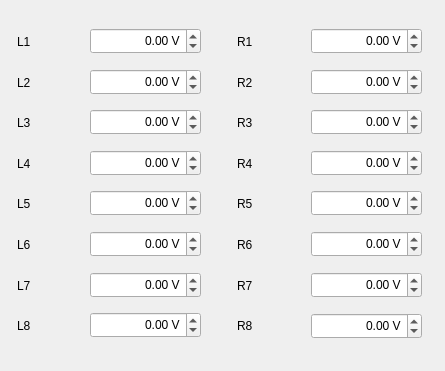
<?xml version="1.0" encoding="UTF-8"?>
<ui version="4.0">
 <class>Dialog</class>
 <widget class="QDialog" name="Dialog">
  <property name="geometry">
   <rect>
    <x>0</x>
    <y>0</y>
    <width>445</width>
    <height>371</height>
   </rect>
  </property>
  <property name="windowTitle">
   <string>Dialog</string>
  </property>
  <widget class="QPushButton" name="r8EnableBtn">
   <property name="enabled">
    <bool>true</bool>
   </property>
   <property name="geometry">
    <rect>
     <x>261</x>
     <y>308</y>
     <width>44</width>
     <height>35</height>
    </rect>
   </property>
   <property name="sizePolicy">
    <sizepolicy hsizetype="Minimum" vsizetype="Minimum">
     <horstretch>0</horstretch>
     <verstretch>0</verstretch>
    </sizepolicy>
   </property>
   <property name="minimumSize">
    <size>
     <width>41</width>
     <height>21</height>
    </size>
   </property>
   <property name="baseSize">
    <size>
     <width>41</width>
     <height>21</height>
    </size>
   </property>
   <property name="styleSheet">
    <string notr="true">QPushButton{
	background-color: none;
	border-radius: 5%;
}</string>
   </property>
   <property name="text">
    <string/>
   </property>
   <property name="icon">
    <iconset resource="buttons.qrc">
     <normaloff>:/toggle/off</normaloff>
     <normalon>:/toggle/on</normalon>:/toggle/off</iconset>
   </property>
   <property name="iconSize">
    <size>
     <width>40</width>
     <height>40</height>
    </size>
   </property>
   <property name="checkable">
    <bool>true</bool>
   </property>
   <property name="checked">
    <bool>false</bool>
   </property>
  </widget>
  <widget class="QLabel" name="label_17">
   <property name="geometry">
    <rect>
     <x>237</x>
     <y>308</y>
     <width>20</width>
     <height>35</height>
    </rect>
   </property>
   <property name="sizePolicy">
    <sizepolicy hsizetype="Preferred" vsizetype="Preferred">
     <horstretch>0</horstretch>
     <verstretch>0</verstretch>
    </sizepolicy>
   </property>
   <property name="text">
    <string>R8</string>
   </property>
   <property name="alignment">
    <set>Qt::AlignmentFlag::AlignLeading|Qt::AlignmentFlag::AlignLeft|Qt::AlignmentFlag::AlignVCenter</set>
   </property>
  </widget>
  <widget class="QLabel" name="label_12">
   <property name="geometry">
    <rect>
     <x>237</x>
     <y>105</y>
     <width>20</width>
     <height>35</height>
    </rect>
   </property>
   <property name="sizePolicy">
    <sizepolicy hsizetype="Preferred" vsizetype="Preferred">
     <horstretch>0</horstretch>
     <verstretch>0</verstretch>
    </sizepolicy>
   </property>
   <property name="text">
    <string>R3</string>
   </property>
   <property name="alignment">
    <set>Qt::AlignmentFlag::AlignLeading|Qt::AlignmentFlag::AlignLeft|Qt::AlignmentFlag::AlignVCenter</set>
   </property>
  </widget>
  <widget class="QLabel" name="label_15">
   <property name="geometry">
    <rect>
     <x>237</x>
     <y>227</y>
     <width>20</width>
     <height>35</height>
    </rect>
   </property>
   <property name="sizePolicy">
    <sizepolicy hsizetype="Preferred" vsizetype="Preferred">
     <horstretch>0</horstretch>
     <verstretch>0</verstretch>
    </sizepolicy>
   </property>
   <property name="text">
    <string>R6</string>
   </property>
   <property name="alignment">
    <set>Qt::AlignmentFlag::AlignLeading|Qt::AlignmentFlag::AlignLeft|Qt::AlignmentFlag::AlignVCenter</set>
   </property>
  </widget>
  <widget class="QPushButton" name="r7EnableBtn">
   <property name="enabled">
    <bool>true</bool>
   </property>
   <property name="geometry">
    <rect>
     <x>261</x>
     <y>268</y>
     <width>44</width>
     <height>34</height>
    </rect>
   </property>
   <property name="sizePolicy">
    <sizepolicy hsizetype="Minimum" vsizetype="Minimum">
     <horstretch>0</horstretch>
     <verstretch>0</verstretch>
    </sizepolicy>
   </property>
   <property name="minimumSize">
    <size>
     <width>41</width>
     <height>21</height>
    </size>
   </property>
   <property name="baseSize">
    <size>
     <width>41</width>
     <height>21</height>
    </size>
   </property>
   <property name="styleSheet">
    <string notr="true">QPushButton{
	background-color: none;
	border-radius: 5%;
}</string>
   </property>
   <property name="text">
    <string/>
   </property>
   <property name="icon">
    <iconset resource="buttons.qrc">
     <normaloff>:/toggle/off</normaloff>
     <normalon>:/toggle/on</normalon>:/toggle/off</iconset>
   </property>
   <property name="iconSize">
    <size>
     <width>40</width>
     <height>40</height>
    </size>
   </property>
   <property name="checkable">
    <bool>true</bool>
   </property>
   <property name="checked">
    <bool>false</bool>
   </property>
  </widget>
  <widget class="QLabel" name="label_13">
   <property name="geometry">
    <rect>
     <x>237</x>
     <y>146</y>
     <width>20</width>
     <height>35</height>
    </rect>
   </property>
   <property name="sizePolicy">
    <sizepolicy hsizetype="Preferred" vsizetype="Preferred">
     <horstretch>0</horstretch>
     <verstretch>0</verstretch>
    </sizepolicy>
   </property>
   <property name="text">
    <string>R4</string>
   </property>
   <property name="alignment">
    <set>Qt::AlignmentFlag::AlignLeading|Qt::AlignmentFlag::AlignLeft|Qt::AlignmentFlag::AlignVCenter</set>
   </property>
  </widget>
  <widget class="QDoubleSpinBox" name="r2SpinBox">
   <property name="geometry">
    <rect>
     <x>311</x>
     <y>69</y>
     <width>111</width>
     <height>26</height>
    </rect>
   </property>
   <property name="sizePolicy">
    <sizepolicy hsizetype="Expanding" vsizetype="Fixed">
     <horstretch>100</horstretch>
     <verstretch>0</verstretch>
    </sizepolicy>
   </property>
   <property name="alignment">
    <set>Qt::AlignmentFlag::AlignRight|Qt::AlignmentFlag::AlignTrailing|Qt::AlignmentFlag::AlignVCenter</set>
   </property>
   <property name="suffix">
    <string> V</string>
   </property>
   <property name="minimum">
    <double>-10.000000000000000</double>
   </property>
   <property name="maximum">
    <double>10.000000000000000</double>
   </property>
  </widget>
  <widget class="QDoubleSpinBox" name="r5SpinBox">
   <property name="geometry">
    <rect>
     <x>311</x>
     <y>190</y>
     <width>111</width>
     <height>26</height>
    </rect>
   </property>
   <property name="sizePolicy">
    <sizepolicy hsizetype="Expanding" vsizetype="Fixed">
     <horstretch>100</horstretch>
     <verstretch>0</verstretch>
    </sizepolicy>
   </property>
   <property name="alignment">
    <set>Qt::AlignmentFlag::AlignRight|Qt::AlignmentFlag::AlignTrailing|Qt::AlignmentFlag::AlignVCenter</set>
   </property>
   <property name="suffix">
    <string> V</string>
   </property>
   <property name="minimum">
    <double>-10.000000000000000</double>
   </property>
   <property name="maximum">
    <double>10.000000000000000</double>
   </property>
  </widget>
  <widget class="QPushButton" name="r3EnableBtn">
   <property name="enabled">
    <bool>true</bool>
   </property>
   <property name="geometry">
    <rect>
     <x>261</x>
     <y>105</y>
     <width>44</width>
     <height>35</height>
    </rect>
   </property>
   <property name="sizePolicy">
    <sizepolicy hsizetype="Minimum" vsizetype="Minimum">
     <horstretch>0</horstretch>
     <verstretch>0</verstretch>
    </sizepolicy>
   </property>
   <property name="minimumSize">
    <size>
     <width>41</width>
     <height>21</height>
    </size>
   </property>
   <property name="baseSize">
    <size>
     <width>41</width>
     <height>21</height>
    </size>
   </property>
   <property name="styleSheet">
    <string notr="true">QPushButton{
	background-color: none;
	border-radius: 5%;
}</string>
   </property>
   <property name="text">
    <string/>
   </property>
   <property name="icon">
    <iconset resource="buttons.qrc">
     <normaloff>:/toggle/off</normaloff>
     <normalon>:/toggle/on</normalon>:/toggle/off</iconset>
   </property>
   <property name="iconSize">
    <size>
     <width>40</width>
     <height>40</height>
    </size>
   </property>
   <property name="checkable">
    <bool>true</bool>
   </property>
   <property name="checked">
    <bool>false</bool>
   </property>
  </widget>
  <widget class="QLabel" name="label_16">
   <property name="geometry">
    <rect>
     <x>237</x>
     <y>268</y>
     <width>20</width>
     <height>35</height>
    </rect>
   </property>
   <property name="sizePolicy">
    <sizepolicy hsizetype="Preferred" vsizetype="Preferred">
     <horstretch>0</horstretch>
     <verstretch>0</verstretch>
    </sizepolicy>
   </property>
   <property name="text">
    <string>R7</string>
   </property>
   <property name="alignment">
    <set>Qt::AlignmentFlag::AlignLeading|Qt::AlignmentFlag::AlignLeft|Qt::AlignmentFlag::AlignVCenter</set>
   </property>
  </widget>
  <widget class="QLabel" name="label_10">
   <property name="geometry">
    <rect>
     <x>237</x>
     <y>24</y>
     <width>20</width>
     <height>35</height>
    </rect>
   </property>
   <property name="sizePolicy">
    <sizepolicy hsizetype="Preferred" vsizetype="Preferred">
     <horstretch>0</horstretch>
     <verstretch>0</verstretch>
    </sizepolicy>
   </property>
   <property name="text">
    <string>R1</string>
   </property>
   <property name="alignment">
    <set>Qt::AlignmentFlag::AlignLeading|Qt::AlignmentFlag::AlignLeft|Qt::AlignmentFlag::AlignVCenter</set>
   </property>
  </widget>
  <widget class="QDoubleSpinBox" name="r6SpinBox">
   <property name="geometry">
    <rect>
     <x>311</x>
     <y>231</y>
     <width>111</width>
     <height>26</height>
    </rect>
   </property>
   <property name="sizePolicy">
    <sizepolicy hsizetype="Expanding" vsizetype="Fixed">
     <horstretch>100</horstretch>
     <verstretch>0</verstretch>
    </sizepolicy>
   </property>
   <property name="alignment">
    <set>Qt::AlignmentFlag::AlignRight|Qt::AlignmentFlag::AlignTrailing|Qt::AlignmentFlag::AlignVCenter</set>
   </property>
   <property name="suffix">
    <string> V</string>
   </property>
   <property name="minimum">
    <double>-10.000000000000000</double>
   </property>
   <property name="maximum">
    <double>10.000000000000000</double>
   </property>
  </widget>
  <widget class="QDoubleSpinBox" name="r3SpinBox">
   <property name="geometry">
    <rect>
     <x>311</x>
     <y>109</y>
     <width>111</width>
     <height>26</height>
    </rect>
   </property>
   <property name="sizePolicy">
    <sizepolicy hsizetype="Expanding" vsizetype="Fixed">
     <horstretch>100</horstretch>
     <verstretch>0</verstretch>
    </sizepolicy>
   </property>
   <property name="alignment">
    <set>Qt::AlignmentFlag::AlignRight|Qt::AlignmentFlag::AlignTrailing|Qt::AlignmentFlag::AlignVCenter</set>
   </property>
   <property name="suffix">
    <string> V</string>
   </property>
   <property name="minimum">
    <double>-10.000000000000000</double>
   </property>
   <property name="maximum">
    <double>10.000000000000000</double>
   </property>
  </widget>
  <widget class="QPushButton" name="r1EnableBtn">
   <property name="enabled">
    <bool>true</bool>
   </property>
   <property name="geometry">
    <rect>
     <x>261</x>
     <y>24</y>
     <width>44</width>
     <height>35</height>
    </rect>
   </property>
   <property name="sizePolicy">
    <sizepolicy hsizetype="Minimum" vsizetype="Minimum">
     <horstretch>0</horstretch>
     <verstretch>0</verstretch>
    </sizepolicy>
   </property>
   <property name="minimumSize">
    <size>
     <width>41</width>
     <height>21</height>
    </size>
   </property>
   <property name="baseSize">
    <size>
     <width>41</width>
     <height>21</height>
    </size>
   </property>
   <property name="styleSheet">
    <string notr="true">QPushButton{
	background-color: none;
	border-radius: 5%;
}</string>
   </property>
   <property name="text">
    <string/>
   </property>
   <property name="icon">
    <iconset resource="buttons.qrc">
     <normaloff>:/toggle/off</normaloff>
     <normalon>:/toggle/on</normalon>:/toggle/off</iconset>
   </property>
   <property name="iconSize">
    <size>
     <width>40</width>
     <height>40</height>
    </size>
   </property>
   <property name="checkable">
    <bool>true</bool>
   </property>
   <property name="checked">
    <bool>false</bool>
   </property>
  </widget>
  <widget class="QPushButton" name="r6EnableBtn">
   <property name="enabled">
    <bool>true</bool>
   </property>
   <property name="geometry">
    <rect>
     <x>261</x>
     <y>227</y>
     <width>44</width>
     <height>35</height>
    </rect>
   </property>
   <property name="sizePolicy">
    <sizepolicy hsizetype="Minimum" vsizetype="Minimum">
     <horstretch>0</horstretch>
     <verstretch>0</verstretch>
    </sizepolicy>
   </property>
   <property name="minimumSize">
    <size>
     <width>41</width>
     <height>21</height>
    </size>
   </property>
   <property name="baseSize">
    <size>
     <width>41</width>
     <height>21</height>
    </size>
   </property>
   <property name="styleSheet">
    <string notr="true">QPushButton{
	background-color: none;
	border-radius: 5%;
}</string>
   </property>
   <property name="text">
    <string/>
   </property>
   <property name="icon">
    <iconset resource="buttons.qrc">
     <normaloff>:/toggle/off</normaloff>
     <normalon>:/toggle/on</normalon>:/toggle/off</iconset>
   </property>
   <property name="iconSize">
    <size>
     <width>40</width>
     <height>40</height>
    </size>
   </property>
   <property name="checkable">
    <bool>true</bool>
   </property>
   <property name="checked">
    <bool>false</bool>
   </property>
  </widget>
  <widget class="QDoubleSpinBox" name="r1SpinBox">
   <property name="geometry">
    <rect>
     <x>311</x>
     <y>28</y>
     <width>111</width>
     <height>26</height>
    </rect>
   </property>
   <property name="sizePolicy">
    <sizepolicy hsizetype="Expanding" vsizetype="Fixed">
     <horstretch>100</horstretch>
     <verstretch>0</verstretch>
    </sizepolicy>
   </property>
   <property name="alignment">
    <set>Qt::AlignmentFlag::AlignRight|Qt::AlignmentFlag::AlignTrailing|Qt::AlignmentFlag::AlignVCenter</set>
   </property>
   <property name="suffix">
    <string> V</string>
   </property>
   <property name="minimum">
    <double>-10.000000000000000</double>
   </property>
   <property name="maximum">
    <double>10.000000000000000</double>
   </property>
  </widget>
  <widget class="QLabel" name="label_11">
   <property name="geometry">
    <rect>
     <x>237</x>
     <y>65</y>
     <width>20</width>
     <height>35</height>
    </rect>
   </property>
   <property name="sizePolicy">
    <sizepolicy hsizetype="Preferred" vsizetype="Preferred">
     <horstretch>0</horstretch>
     <verstretch>0</verstretch>
    </sizepolicy>
   </property>
   <property name="text">
    <string>R2</string>
   </property>
   <property name="alignment">
    <set>Qt::AlignmentFlag::AlignLeading|Qt::AlignmentFlag::AlignLeft|Qt::AlignmentFlag::AlignVCenter</set>
   </property>
  </widget>
  <widget class="QPushButton" name="r4EnableBtn">
   <property name="enabled">
    <bool>true</bool>
   </property>
   <property name="geometry">
    <rect>
     <x>261</x>
     <y>146</y>
     <width>44</width>
     <height>34</height>
    </rect>
   </property>
   <property name="sizePolicy">
    <sizepolicy hsizetype="Minimum" vsizetype="Minimum">
     <horstretch>0</horstretch>
     <verstretch>0</verstretch>
    </sizepolicy>
   </property>
   <property name="minimumSize">
    <size>
     <width>41</width>
     <height>21</height>
    </size>
   </property>
   <property name="baseSize">
    <size>
     <width>41</width>
     <height>21</height>
    </size>
   </property>
   <property name="styleSheet">
    <string notr="true">QPushButton{
	background-color: none;
	border-radius: 5%;
}</string>
   </property>
   <property name="text">
    <string/>
   </property>
   <property name="icon">
    <iconset resource="buttons.qrc">
     <normaloff>:/toggle/off</normaloff>
     <normalon>:/toggle/on</normalon>:/toggle/off</iconset>
   </property>
   <property name="iconSize">
    <size>
     <width>40</width>
     <height>40</height>
    </size>
   </property>
   <property name="checkable">
    <bool>true</bool>
   </property>
   <property name="checked">
    <bool>false</bool>
   </property>
  </widget>
  <widget class="QDoubleSpinBox" name="r4SpinBox">
   <property name="geometry">
    <rect>
     <x>311</x>
     <y>150</y>
     <width>111</width>
     <height>26</height>
    </rect>
   </property>
   <property name="sizePolicy">
    <sizepolicy hsizetype="Expanding" vsizetype="Fixed">
     <horstretch>100</horstretch>
     <verstretch>0</verstretch>
    </sizepolicy>
   </property>
   <property name="alignment">
    <set>Qt::AlignmentFlag::AlignRight|Qt::AlignmentFlag::AlignTrailing|Qt::AlignmentFlag::AlignVCenter</set>
   </property>
   <property name="suffix">
    <string> V</string>
   </property>
   <property name="minimum">
    <double>-10.000000000000000</double>
   </property>
   <property name="maximum">
    <double>10.000000000000000</double>
   </property>
  </widget>
  <widget class="QDoubleSpinBox" name="r8SpinBox">
   <property name="geometry">
    <rect>
     <x>311</x>
     <y>313</y>
     <width>111</width>
     <height>26</height>
    </rect>
   </property>
   <property name="sizePolicy">
    <sizepolicy hsizetype="Expanding" vsizetype="Fixed">
     <horstretch>100</horstretch>
     <verstretch>0</verstretch>
    </sizepolicy>
   </property>
   <property name="alignment">
    <set>Qt::AlignmentFlag::AlignRight|Qt::AlignmentFlag::AlignTrailing|Qt::AlignmentFlag::AlignVCenter</set>
   </property>
   <property name="suffix">
    <string> V</string>
   </property>
   <property name="minimum">
    <double>-10.000000000000000</double>
   </property>
   <property name="maximum">
    <double>10.000000000000000</double>
   </property>
  </widget>
  <widget class="QPushButton" name="r2EnableBtn">
   <property name="enabled">
    <bool>true</bool>
   </property>
   <property name="geometry">
    <rect>
     <x>261</x>
     <y>65</y>
     <width>44</width>
     <height>34</height>
    </rect>
   </property>
   <property name="sizePolicy">
    <sizepolicy hsizetype="Minimum" vsizetype="Minimum">
     <horstretch>0</horstretch>
     <verstretch>0</verstretch>
    </sizepolicy>
   </property>
   <property name="minimumSize">
    <size>
     <width>41</width>
     <height>21</height>
    </size>
   </property>
   <property name="baseSize">
    <size>
     <width>41</width>
     <height>21</height>
    </size>
   </property>
   <property name="styleSheet">
    <string notr="true">QPushButton{
	background-color: none;
	border-radius: 5%;
}</string>
   </property>
   <property name="text">
    <string/>
   </property>
   <property name="icon">
    <iconset resource="buttons.qrc">
     <normaloff>:/toggle/off</normaloff>
     <normalon>:/toggle/on</normalon>:/toggle/off</iconset>
   </property>
   <property name="iconSize">
    <size>
     <width>40</width>
     <height>40</height>
    </size>
   </property>
   <property name="checkable">
    <bool>true</bool>
   </property>
   <property name="checked">
    <bool>false</bool>
   </property>
  </widget>
  <widget class="QDoubleSpinBox" name="r7SpinBox">
   <property name="geometry">
    <rect>
     <x>311</x>
     <y>272</y>
     <width>111</width>
     <height>26</height>
    </rect>
   </property>
   <property name="sizePolicy">
    <sizepolicy hsizetype="Expanding" vsizetype="Fixed">
     <horstretch>100</horstretch>
     <verstretch>0</verstretch>
    </sizepolicy>
   </property>
   <property name="alignment">
    <set>Qt::AlignmentFlag::AlignRight|Qt::AlignmentFlag::AlignTrailing|Qt::AlignmentFlag::AlignVCenter</set>
   </property>
   <property name="suffix">
    <string> V</string>
   </property>
   <property name="minimum">
    <double>-10.000000000000000</double>
   </property>
   <property name="maximum">
    <double>10.000000000000000</double>
   </property>
  </widget>
  <widget class="QLabel" name="label_14">
   <property name="geometry">
    <rect>
     <x>237</x>
     <y>186</y>
     <width>20</width>
     <height>35</height>
    </rect>
   </property>
   <property name="sizePolicy">
    <sizepolicy hsizetype="Preferred" vsizetype="Preferred">
     <horstretch>0</horstretch>
     <verstretch>0</verstretch>
    </sizepolicy>
   </property>
   <property name="text">
    <string>R5</string>
   </property>
   <property name="alignment">
    <set>Qt::AlignmentFlag::AlignLeading|Qt::AlignmentFlag::AlignLeft|Qt::AlignmentFlag::AlignVCenter</set>
   </property>
  </widget>
  <widget class="QPushButton" name="r5EnableBtn">
   <property name="enabled">
    <bool>true</bool>
   </property>
   <property name="geometry">
    <rect>
     <x>261</x>
     <y>186</y>
     <width>44</width>
     <height>35</height>
    </rect>
   </property>
   <property name="sizePolicy">
    <sizepolicy hsizetype="Minimum" vsizetype="Minimum">
     <horstretch>0</horstretch>
     <verstretch>0</verstretch>
    </sizepolicy>
   </property>
   <property name="minimumSize">
    <size>
     <width>41</width>
     <height>21</height>
    </size>
   </property>
   <property name="baseSize">
    <size>
     <width>41</width>
     <height>21</height>
    </size>
   </property>
   <property name="styleSheet">
    <string notr="true">QPushButton{
	background-color: none;
	border-radius: 5%;
}</string>
   </property>
   <property name="text">
    <string/>
   </property>
   <property name="icon">
    <iconset resource="buttons.qrc">
     <normaloff>:/toggle/off</normaloff>
     <normalon>:/toggle/on</normalon>:/toggle/off</iconset>
   </property>
   <property name="iconSize">
    <size>
     <width>40</width>
     <height>40</height>
    </size>
   </property>
   <property name="checkable">
    <bool>true</bool>
   </property>
   <property name="checked">
    <bool>false</bool>
   </property>
  </widget>
  <widget class="QLabel" name="label">
   <property name="geometry">
    <rect>
     <x>17</x>
     <y>24</y>
     <width>17</width>
     <height>35</height>
    </rect>
   </property>
   <property name="sizePolicy">
    <sizepolicy hsizetype="Minimum" vsizetype="Minimum">
     <horstretch>0</horstretch>
     <verstretch>0</verstretch>
    </sizepolicy>
   </property>
   <property name="text">
    <string>L1</string>
   </property>
   <property name="alignment">
    <set>Qt::AlignmentFlag::AlignLeading|Qt::AlignmentFlag::AlignLeft|Qt::AlignmentFlag::AlignVCenter</set>
   </property>
  </widget>
  <widget class="QPushButton" name="l4EnableBtn">
   <property name="enabled">
    <bool>true</bool>
   </property>
   <property name="geometry">
    <rect>
     <x>40</x>
     <y>146</y>
     <width>44</width>
     <height>34</height>
    </rect>
   </property>
   <property name="sizePolicy">
    <sizepolicy hsizetype="Minimum" vsizetype="Minimum">
     <horstretch>0</horstretch>
     <verstretch>0</verstretch>
    </sizepolicy>
   </property>
   <property name="minimumSize">
    <size>
     <width>41</width>
     <height>21</height>
    </size>
   </property>
   <property name="baseSize">
    <size>
     <width>41</width>
     <height>21</height>
    </size>
   </property>
   <property name="styleSheet">
    <string notr="true">QPushButton{
	background-color: none;
	border-radius: 5%;
}</string>
   </property>
   <property name="text">
    <string/>
   </property>
   <property name="icon">
    <iconset resource="buttons.qrc">
     <normaloff>:/toggle/off</normaloff>
     <normalon>:/toggle/on</normalon>:/toggle/off</iconset>
   </property>
   <property name="iconSize">
    <size>
     <width>40</width>
     <height>40</height>
    </size>
   </property>
   <property name="checkable">
    <bool>true</bool>
   </property>
   <property name="checked">
    <bool>false</bool>
   </property>
  </widget>
  <widget class="QDoubleSpinBox" name="l2SpinBox">
   <property name="geometry">
    <rect>
     <x>90</x>
     <y>69</y>
     <width>111</width>
     <height>26</height>
    </rect>
   </property>
   <property name="sizePolicy">
    <sizepolicy hsizetype="Expanding" vsizetype="Fixed">
     <horstretch>100</horstretch>
     <verstretch>0</verstretch>
    </sizepolicy>
   </property>
   <property name="alignment">
    <set>Qt::AlignmentFlag::AlignRight|Qt::AlignmentFlag::AlignTrailing|Qt::AlignmentFlag::AlignVCenter</set>
   </property>
   <property name="suffix">
    <string> V</string>
   </property>
   <property name="minimum">
    <double>-10.000000000000000</double>
   </property>
  </widget>
  <widget class="QLabel" name="label_8">
   <property name="geometry">
    <rect>
     <x>17</x>
     <y>308</y>
     <width>17</width>
     <height>35</height>
    </rect>
   </property>
   <property name="sizePolicy">
    <sizepolicy hsizetype="Minimum" vsizetype="Minimum">
     <horstretch>0</horstretch>
     <verstretch>0</verstretch>
    </sizepolicy>
   </property>
   <property name="text">
    <string>L8</string>
   </property>
   <property name="alignment">
    <set>Qt::AlignmentFlag::AlignLeading|Qt::AlignmentFlag::AlignLeft|Qt::AlignmentFlag::AlignVCenter</set>
   </property>
  </widget>
  <widget class="QPushButton" name="l7EnableBtn">
   <property name="enabled">
    <bool>true</bool>
   </property>
   <property name="geometry">
    <rect>
     <x>40</x>
     <y>268</y>
     <width>44</width>
     <height>34</height>
    </rect>
   </property>
   <property name="sizePolicy">
    <sizepolicy hsizetype="Minimum" vsizetype="Minimum">
     <horstretch>0</horstretch>
     <verstretch>0</verstretch>
    </sizepolicy>
   </property>
   <property name="minimumSize">
    <size>
     <width>41</width>
     <height>21</height>
    </size>
   </property>
   <property name="baseSize">
    <size>
     <width>41</width>
     <height>21</height>
    </size>
   </property>
   <property name="styleSheet">
    <string notr="true">QPushButton{
	background-color: none;
	border-radius: 5%;
}</string>
   </property>
   <property name="text">
    <string/>
   </property>
   <property name="icon">
    <iconset resource="buttons.qrc">
     <normaloff>:/toggle/off</normaloff>
     <normalon>:/toggle/on</normalon>:/toggle/off</iconset>
   </property>
   <property name="iconSize">
    <size>
     <width>40</width>
     <height>40</height>
    </size>
   </property>
   <property name="checkable">
    <bool>true</bool>
   </property>
   <property name="checked">
    <bool>false</bool>
   </property>
  </widget>
  <widget class="QLabel" name="label_2">
   <property name="geometry">
    <rect>
     <x>17</x>
     <y>65</y>
     <width>17</width>
     <height>35</height>
    </rect>
   </property>
   <property name="sizePolicy">
    <sizepolicy hsizetype="Minimum" vsizetype="Minimum">
     <horstretch>0</horstretch>
     <verstretch>0</verstretch>
    </sizepolicy>
   </property>
   <property name="text">
    <string>L2</string>
   </property>
   <property name="alignment">
    <set>Qt::AlignmentFlag::AlignLeading|Qt::AlignmentFlag::AlignLeft|Qt::AlignmentFlag::AlignVCenter</set>
   </property>
  </widget>
  <widget class="QLabel" name="label_6">
   <property name="geometry">
    <rect>
     <x>17</x>
     <y>227</y>
     <width>17</width>
     <height>35</height>
    </rect>
   </property>
   <property name="sizePolicy">
    <sizepolicy hsizetype="Minimum" vsizetype="Minimum">
     <horstretch>0</horstretch>
     <verstretch>0</verstretch>
    </sizepolicy>
   </property>
   <property name="text">
    <string>L6</string>
   </property>
   <property name="alignment">
    <set>Qt::AlignmentFlag::AlignLeading|Qt::AlignmentFlag::AlignLeft|Qt::AlignmentFlag::AlignVCenter</set>
   </property>
  </widget>
  <widget class="QPushButton" name="l2EnableBtn">
   <property name="enabled">
    <bool>true</bool>
   </property>
   <property name="geometry">
    <rect>
     <x>40</x>
     <y>65</y>
     <width>44</width>
     <height>34</height>
    </rect>
   </property>
   <property name="sizePolicy">
    <sizepolicy hsizetype="Minimum" vsizetype="Minimum">
     <horstretch>0</horstretch>
     <verstretch>0</verstretch>
    </sizepolicy>
   </property>
   <property name="minimumSize">
    <size>
     <width>41</width>
     <height>21</height>
    </size>
   </property>
   <property name="baseSize">
    <size>
     <width>41</width>
     <height>21</height>
    </size>
   </property>
   <property name="styleSheet">
    <string notr="true">QPushButton{
	background-color: none;
	border-radius: 5%;
}</string>
   </property>
   <property name="text">
    <string/>
   </property>
   <property name="icon">
    <iconset resource="buttons.qrc">
     <normaloff>:/toggle/off</normaloff>
     <normalon>:/toggle/on</normalon>:/toggle/off</iconset>
   </property>
   <property name="iconSize">
    <size>
     <width>40</width>
     <height>40</height>
    </size>
   </property>
   <property name="checkable">
    <bool>true</bool>
   </property>
   <property name="checked">
    <bool>false</bool>
   </property>
  </widget>
  <widget class="QDoubleSpinBox" name="l6SpinBox">
   <property name="geometry">
    <rect>
     <x>90</x>
     <y>231</y>
     <width>111</width>
     <height>26</height>
    </rect>
   </property>
   <property name="sizePolicy">
    <sizepolicy hsizetype="Expanding" vsizetype="Fixed">
     <horstretch>100</horstretch>
     <verstretch>0</verstretch>
    </sizepolicy>
   </property>
   <property name="alignment">
    <set>Qt::AlignmentFlag::AlignRight|Qt::AlignmentFlag::AlignTrailing|Qt::AlignmentFlag::AlignVCenter</set>
   </property>
   <property name="suffix">
    <string> V</string>
   </property>
   <property name="minimum">
    <double>-10.000000000000000</double>
   </property>
  </widget>
  <widget class="QPushButton" name="l5EnableBtn">
   <property name="enabled">
    <bool>true</bool>
   </property>
   <property name="geometry">
    <rect>
     <x>40</x>
     <y>186</y>
     <width>44</width>
     <height>35</height>
    </rect>
   </property>
   <property name="sizePolicy">
    <sizepolicy hsizetype="Minimum" vsizetype="Minimum">
     <horstretch>0</horstretch>
     <verstretch>0</verstretch>
    </sizepolicy>
   </property>
   <property name="minimumSize">
    <size>
     <width>41</width>
     <height>21</height>
    </size>
   </property>
   <property name="baseSize">
    <size>
     <width>41</width>
     <height>21</height>
    </size>
   </property>
   <property name="styleSheet">
    <string notr="true">QPushButton{
	background-color: none;
	border-radius: 5%;
}</string>
   </property>
   <property name="text">
    <string/>
   </property>
   <property name="icon">
    <iconset resource="buttons.qrc">
     <normaloff>:/toggle/off</normaloff>
     <normalon>:/toggle/on</normalon>:/toggle/off</iconset>
   </property>
   <property name="iconSize">
    <size>
     <width>40</width>
     <height>40</height>
    </size>
   </property>
   <property name="checkable">
    <bool>true</bool>
   </property>
   <property name="checked">
    <bool>false</bool>
   </property>
  </widget>
  <widget class="QDoubleSpinBox" name="l7SpinBox">
   <property name="geometry">
    <rect>
     <x>90</x>
     <y>272</y>
     <width>111</width>
     <height>26</height>
    </rect>
   </property>
   <property name="sizePolicy">
    <sizepolicy hsizetype="Expanding" vsizetype="Fixed">
     <horstretch>100</horstretch>
     <verstretch>0</verstretch>
    </sizepolicy>
   </property>
   <property name="alignment">
    <set>Qt::AlignmentFlag::AlignRight|Qt::AlignmentFlag::AlignTrailing|Qt::AlignmentFlag::AlignVCenter</set>
   </property>
   <property name="suffix">
    <string> V</string>
   </property>
   <property name="minimum">
    <double>-10.000000000000000</double>
   </property>
  </widget>
  <widget class="QLabel" name="label_4">
   <property name="geometry">
    <rect>
     <x>17</x>
     <y>146</y>
     <width>17</width>
     <height>35</height>
    </rect>
   </property>
   <property name="sizePolicy">
    <sizepolicy hsizetype="Minimum" vsizetype="Minimum">
     <horstretch>0</horstretch>
     <verstretch>0</verstretch>
    </sizepolicy>
   </property>
   <property name="text">
    <string>L4</string>
   </property>
   <property name="alignment">
    <set>Qt::AlignmentFlag::AlignLeading|Qt::AlignmentFlag::AlignLeft|Qt::AlignmentFlag::AlignVCenter</set>
   </property>
  </widget>
  <widget class="QDoubleSpinBox" name="l8SpinBox">
   <property name="geometry">
    <rect>
     <x>90</x>
     <y>312</y>
     <width>111</width>
     <height>26</height>
    </rect>
   </property>
   <property name="sizePolicy">
    <sizepolicy hsizetype="Expanding" vsizetype="Fixed">
     <horstretch>100</horstretch>
     <verstretch>0</verstretch>
    </sizepolicy>
   </property>
   <property name="alignment">
    <set>Qt::AlignmentFlag::AlignRight|Qt::AlignmentFlag::AlignTrailing|Qt::AlignmentFlag::AlignVCenter</set>
   </property>
   <property name="suffix">
    <string> V</string>
   </property>
   <property name="minimum">
    <double>-10.000000000000000</double>
   </property>
  </widget>
  <widget class="QDoubleSpinBox" name="l1SpinBox">
   <property name="geometry">
    <rect>
     <x>90</x>
     <y>28</y>
     <width>111</width>
     <height>26</height>
    </rect>
   </property>
   <property name="sizePolicy">
    <sizepolicy hsizetype="Expanding" vsizetype="Fixed">
     <horstretch>100</horstretch>
     <verstretch>0</verstretch>
    </sizepolicy>
   </property>
   <property name="alignment">
    <set>Qt::AlignmentFlag::AlignRight|Qt::AlignmentFlag::AlignTrailing|Qt::AlignmentFlag::AlignVCenter</set>
   </property>
   <property name="suffix">
    <string> V</string>
   </property>
   <property name="minimum">
    <double>-10.000000000000000</double>
   </property>
  </widget>
  <widget class="QDoubleSpinBox" name="l3SpinBox">
   <property name="geometry">
    <rect>
     <x>90</x>
     <y>109</y>
     <width>111</width>
     <height>26</height>
    </rect>
   </property>
   <property name="sizePolicy">
    <sizepolicy hsizetype="Expanding" vsizetype="Fixed">
     <horstretch>100</horstretch>
     <verstretch>0</verstretch>
    </sizepolicy>
   </property>
   <property name="alignment">
    <set>Qt::AlignmentFlag::AlignRight|Qt::AlignmentFlag::AlignTrailing|Qt::AlignmentFlag::AlignVCenter</set>
   </property>
   <property name="suffix">
    <string> V</string>
   </property>
   <property name="minimum">
    <double>-10.000000000000000</double>
   </property>
  </widget>
  <widget class="QLabel" name="label_5">
   <property name="geometry">
    <rect>
     <x>17</x>
     <y>186</y>
     <width>17</width>
     <height>35</height>
    </rect>
   </property>
   <property name="sizePolicy">
    <sizepolicy hsizetype="Minimum" vsizetype="Minimum">
     <horstretch>0</horstretch>
     <verstretch>0</verstretch>
    </sizepolicy>
   </property>
   <property name="text">
    <string>L5</string>
   </property>
   <property name="alignment">
    <set>Qt::AlignmentFlag::AlignLeading|Qt::AlignmentFlag::AlignLeft|Qt::AlignmentFlag::AlignVCenter</set>
   </property>
  </widget>
  <widget class="QDoubleSpinBox" name="l5SpinBox">
   <property name="geometry">
    <rect>
     <x>90</x>
     <y>190</y>
     <width>111</width>
     <height>26</height>
    </rect>
   </property>
   <property name="sizePolicy">
    <sizepolicy hsizetype="Expanding" vsizetype="Fixed">
     <horstretch>100</horstretch>
     <verstretch>0</verstretch>
    </sizepolicy>
   </property>
   <property name="alignment">
    <set>Qt::AlignmentFlag::AlignRight|Qt::AlignmentFlag::AlignTrailing|Qt::AlignmentFlag::AlignVCenter</set>
   </property>
   <property name="suffix">
    <string> V</string>
   </property>
   <property name="minimum">
    <double>-10.000000000000000</double>
   </property>
  </widget>
  <widget class="QLabel" name="label_7">
   <property name="geometry">
    <rect>
     <x>17</x>
     <y>268</y>
     <width>17</width>
     <height>35</height>
    </rect>
   </property>
   <property name="sizePolicy">
    <sizepolicy hsizetype="Minimum" vsizetype="Minimum">
     <horstretch>0</horstretch>
     <verstretch>0</verstretch>
    </sizepolicy>
   </property>
   <property name="text">
    <string>L7</string>
   </property>
   <property name="alignment">
    <set>Qt::AlignmentFlag::AlignLeading|Qt::AlignmentFlag::AlignLeft|Qt::AlignmentFlag::AlignVCenter</set>
   </property>
  </widget>
  <widget class="QPushButton" name="l6EnableBtn">
   <property name="enabled">
    <bool>true</bool>
   </property>
   <property name="geometry">
    <rect>
     <x>40</x>
     <y>227</y>
     <width>44</width>
     <height>35</height>
    </rect>
   </property>
   <property name="sizePolicy">
    <sizepolicy hsizetype="Minimum" vsizetype="Minimum">
     <horstretch>0</horstretch>
     <verstretch>0</verstretch>
    </sizepolicy>
   </property>
   <property name="minimumSize">
    <size>
     <width>41</width>
     <height>21</height>
    </size>
   </property>
   <property name="baseSize">
    <size>
     <width>41</width>
     <height>21</height>
    </size>
   </property>
   <property name="styleSheet">
    <string notr="true">QPushButton{
	background-color: none;
	border-radius: 5%;
}</string>
   </property>
   <property name="text">
    <string/>
   </property>
   <property name="icon">
    <iconset resource="buttons.qrc">
     <normaloff>:/toggle/off</normaloff>
     <normalon>:/toggle/on</normalon>:/toggle/off</iconset>
   </property>
   <property name="iconSize">
    <size>
     <width>40</width>
     <height>40</height>
    </size>
   </property>
   <property name="checkable">
    <bool>true</bool>
   </property>
   <property name="checked">
    <bool>false</bool>
   </property>
  </widget>
  <widget class="QPushButton" name="l1EnableBtn">
   <property name="enabled">
    <bool>true</bool>
   </property>
   <property name="geometry">
    <rect>
     <x>40</x>
     <y>24</y>
     <width>44</width>
     <height>35</height>
    </rect>
   </property>
   <property name="sizePolicy">
    <sizepolicy hsizetype="Minimum" vsizetype="Minimum">
     <horstretch>0</horstretch>
     <verstretch>0</verstretch>
    </sizepolicy>
   </property>
   <property name="minimumSize">
    <size>
     <width>41</width>
     <height>21</height>
    </size>
   </property>
   <property name="baseSize">
    <size>
     <width>41</width>
     <height>21</height>
    </size>
   </property>
   <property name="styleSheet">
    <string notr="true">QPushButton{
	background-color: none;
	border-radius: 5%;
}</string>
   </property>
   <property name="text">
    <string/>
   </property>
   <property name="icon">
    <iconset resource="buttons.qrc">
     <normaloff>:/toggle/off</normaloff>
     <normalon>:/toggle/on</normalon>:/toggle/off</iconset>
   </property>
   <property name="iconSize">
    <size>
     <width>40</width>
     <height>40</height>
    </size>
   </property>
   <property name="checkable">
    <bool>true</bool>
   </property>
   <property name="checked">
    <bool>false</bool>
   </property>
  </widget>
  <widget class="QPushButton" name="l8EnableBtn">
   <property name="enabled">
    <bool>true</bool>
   </property>
   <property name="geometry">
    <rect>
     <x>40</x>
     <y>308</y>
     <width>44</width>
     <height>35</height>
    </rect>
   </property>
   <property name="sizePolicy">
    <sizepolicy hsizetype="Minimum" vsizetype="Minimum">
     <horstretch>0</horstretch>
     <verstretch>0</verstretch>
    </sizepolicy>
   </property>
   <property name="minimumSize">
    <size>
     <width>41</width>
     <height>21</height>
    </size>
   </property>
   <property name="baseSize">
    <size>
     <width>41</width>
     <height>21</height>
    </size>
   </property>
   <property name="styleSheet">
    <string notr="true">QPushButton{
	background-color: none;
	border-radius: 5%;
}</string>
   </property>
   <property name="text">
    <string/>
   </property>
   <property name="icon">
    <iconset resource="buttons.qrc">
     <normaloff>:/toggle/off</normaloff>
     <normalon>:/toggle/on</normalon>:/toggle/off</iconset>
   </property>
   <property name="iconSize">
    <size>
     <width>40</width>
     <height>40</height>
    </size>
   </property>
   <property name="checkable">
    <bool>true</bool>
   </property>
   <property name="checked">
    <bool>false</bool>
   </property>
  </widget>
  <widget class="QLabel" name="label_3">
   <property name="geometry">
    <rect>
     <x>17</x>
     <y>105</y>
     <width>17</width>
     <height>35</height>
    </rect>
   </property>
   <property name="sizePolicy">
    <sizepolicy hsizetype="Minimum" vsizetype="Minimum">
     <horstretch>0</horstretch>
     <verstretch>0</verstretch>
    </sizepolicy>
   </property>
   <property name="text">
    <string>L3</string>
   </property>
   <property name="alignment">
    <set>Qt::AlignmentFlag::AlignLeading|Qt::AlignmentFlag::AlignLeft|Qt::AlignmentFlag::AlignVCenter</set>
   </property>
  </widget>
  <widget class="QPushButton" name="l3EnableBtn">
   <property name="enabled">
    <bool>true</bool>
   </property>
   <property name="geometry">
    <rect>
     <x>40</x>
     <y>105</y>
     <width>44</width>
     <height>35</height>
    </rect>
   </property>
   <property name="sizePolicy">
    <sizepolicy hsizetype="Minimum" vsizetype="Minimum">
     <horstretch>0</horstretch>
     <verstretch>0</verstretch>
    </sizepolicy>
   </property>
   <property name="minimumSize">
    <size>
     <width>41</width>
     <height>21</height>
    </size>
   </property>
   <property name="baseSize">
    <size>
     <width>41</width>
     <height>21</height>
    </size>
   </property>
   <property name="styleSheet">
    <string notr="true">QPushButton{
	background-color: none;
	border-radius: 5%;
}</string>
   </property>
   <property name="text">
    <string/>
   </property>
   <property name="icon">
    <iconset resource="buttons.qrc">
     <normaloff>:/toggle/off</normaloff>
     <normalon>:/toggle/on</normalon>:/toggle/off</iconset>
   </property>
   <property name="iconSize">
    <size>
     <width>40</width>
     <height>40</height>
    </size>
   </property>
   <property name="checkable">
    <bool>true</bool>
   </property>
   <property name="checked">
    <bool>false</bool>
   </property>
  </widget>
  <widget class="QDoubleSpinBox" name="l4SpinBox">
   <property name="geometry">
    <rect>
     <x>90</x>
     <y>150</y>
     <width>111</width>
     <height>26</height>
    </rect>
   </property>
   <property name="sizePolicy">
    <sizepolicy hsizetype="Expanding" vsizetype="Fixed">
     <horstretch>100</horstretch>
     <verstretch>0</verstretch>
    </sizepolicy>
   </property>
   <property name="alignment">
    <set>Qt::AlignmentFlag::AlignRight|Qt::AlignmentFlag::AlignTrailing|Qt::AlignmentFlag::AlignVCenter</set>
   </property>
   <property name="suffix">
    <string> V</string>
   </property>
   <property name="minimum">
    <double>-10.000000000000000</double>
   </property>
  </widget>
 </widget>
 <resources>
  <include location="buttons.qrc"/>
 </resources>
 <connections/>
</ui>
